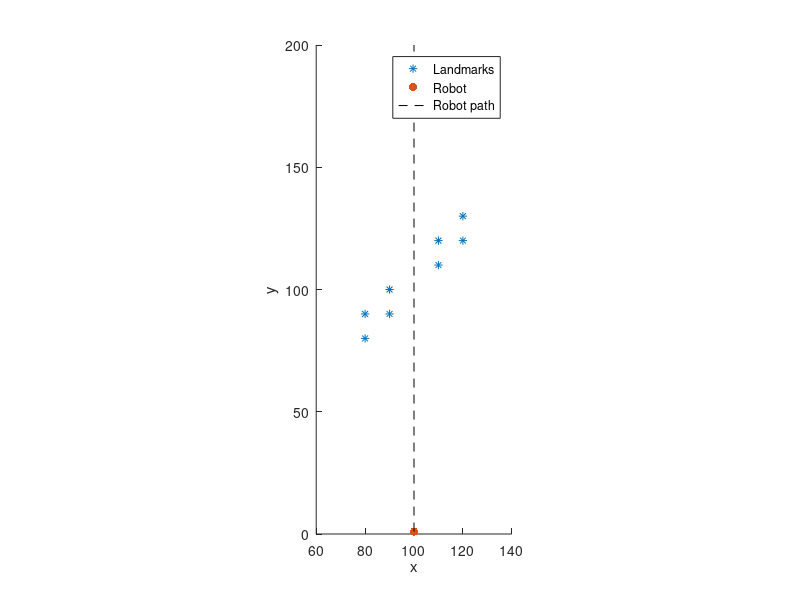
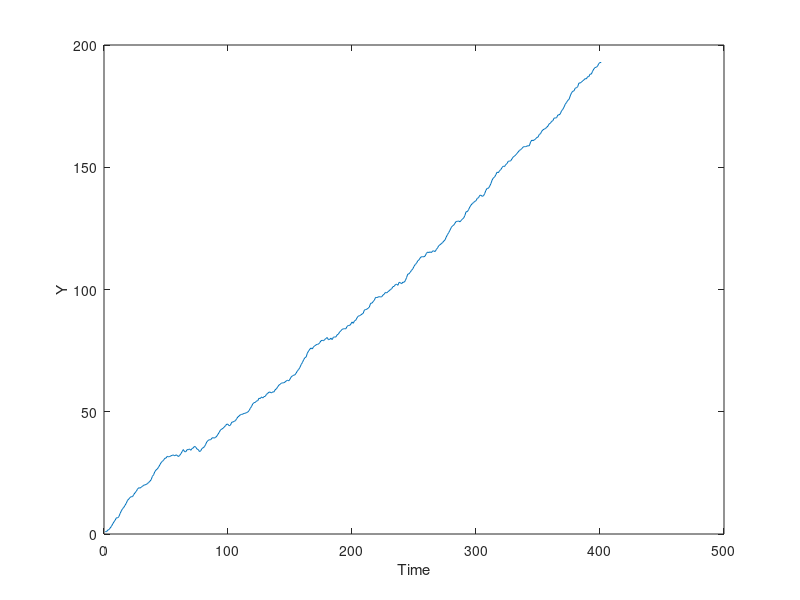

MATLAB code for these plots, in order: (Note: this script raises an error after producing the figures.)
clear all;
close all;
randn("seed",1);%unique to Octave

%robot starting initial conditions
robotX = 100;
robotY = 1;

spreadFromCenter=40;
xMin = 100-spreadFromCenter;
xMax=100+spreadFromCenter;
yMin=100-spreadFromCenter;
yMax=100+spreadFromCenter;

%landmarks on the map
xCoords = [80,90,110,120,80,90,110,120];
yCoords = [80,90,110,120,90,100,120,130];
pointNumber = length(xCoords);


h = figure;
hold on;
scatter(xCoords,yCoords,'*b');
scatter(robotX,robotY,'or','filled');
plot([robotX,robotX],[robotY,200],'k--')
legend('Landmarks','Robot','Robot path');
xlim([100-spreadFromCenter,100+spreadFromCenter]);
ylim([0,200]);
xlabel('x');
ylabel('y');
axis("equal")


timesteps = 400;
speed = 0.5;
next_func= @(coord,time) coord + [0;speed]; 
processNoiseCovariance = [0.00000000001,0;0,0.2];
movementCoords = zeros(2,timesteps+1);
movementCoords(1,1) = robotX;
movementCoords(2,1) = robotY;
for i=1:timesteps
	movementCoords(:,i+1) = next_func(movementCoords(:,i),i) + chol(processNoiseCovariance)'*randn(2,1); 
end

h = figure;
plot(1:(timesteps+1),movementCoords(2,:))
ylabel('Y')
xlabel('Time')


measurementRadius = 40;
angles = -1*ones(timesteps,pointNumber);
distances = -1*ones(timesteps,pointNumber); 
for i=1:timesteps
	curRobotX = movementCoords(1,i);
	curRobotY = movementCoords(2,i);	

	for j=1:pointNumber
		distance = norm([curRobotX;curRobotY] - [xCoords(j); yCoords(j)]); 
		if distance <= measurementRadius
			distances(i,j) = distance;  
			angles(i,j) = atan2( yCoords(j) - curRobotY , xCoords(j) - curRobotX);
		end	
	end
end
%add noise
angleCovariance = 0.004;
distanceCovariance = 0.2;
anglesNoisy = angles + randn(size(angles)).*sqrt(angleCovariance);
distancesNoisy = distances + randn(size(distances)).*sqrt(distanceCovariance);

%https://octave.sourceforge.io/geometry/
pkg load geometry %for plotting circle

%
landMarkDiscoveredCount = 0;
minMahalanobisDistance = 7;

%estimate location of discovered landmarks
landMarkMeans = {};
%estimate of angle and distance from robot to landmark
landMarkAngleDistances = {};
%associated covariance with landMarkAngleDIstances
landMarkCovariances = {};
%record of measurements 
landMarkMeasurements = {};
%record of all estimates
landMarkEstimates = {};


%creating animation to store images 
%can be a little slow in octave - remove saveas part 
%to just view it
h = figure;
hold on;
axis('equal');
xlim([100-spreadFromCenter,100+spreadFromCenter]);
ylim([0,200]);

for i=1:timesteps
	%current position of robot - here it is known 
	%next extension would let the position be unknown 
	%and the predict phase of the Kalman filter to deal with it
	curRobotX = movementCoords(1,i);
	curRobotY = movementCoords(2,i);	
	
	%there are a total pointNumber landmarks - which our robot has no idea.
	%However, we still have to cycle through all the landmarks at a given timestep
	%in order to simulate an incoming measurement based on measurementRadius value.
	for j=1:pointNumber
		if distances(i,j) ~= -1%-1 flag used to signify that landmark is not in range
			%landmark in measurementRadius range
			%convert the measured angle and distance to an X and Y position
			landmarkX = curRobotX + distancesNoisy(i,j)*cos(anglesNoisy(i,j)); 
			landmarkY = curRobotY + distancesNoisy(i,j)*sin(anglesNoisy(i,j));

			%variables to figure if landmark is new and if not then to 
			%which recorded one does it associate with
			landMarkIndex = 0;
			isNew = false;
			
			%compute distance between measured landmark and all other estimates
			minIndex = 1;
			minVal = -1; 
			for k=1:landMarkDiscoveredCount
				mahalanobisDistance = sqrt( ([landmarkX;landmarkY] - landMarkMeans{k})'
					*([landmarkX;landmarkY] - landMarkMeans{k}));
				if minVal == -1
					minVal = mahalanobisDistance;
				elseif minVal > mahalanobisDistance
					minVal = mahalanobisDistance;
					minIndex = k;
				end
			end
	
			
			if minVal == -1 || minVal > minMahalanobisDistance
				%-1 for first index
				%minVal > ... means that it is far away from all previous measurements
				isNew = true;
				landMarkDiscoveredCount = landMarkDiscoveredCount + 1;
				landMarkIndex = landMarkDiscoveredCount; 
			else
				%measurement is associated with estimate that already exists 
				landMarkIndex = minIndex;
			end

			if isNew ~= true
				%run Kalman filter's update phase 
				
				%to define current estimate we need to compute the angle and distance keeping 
				%in mind that the robot has moved since we computed the estimate last (we are updating
				%the estimate before running the update phase) 
				previous_position = landMarkMeans{landMarkIndex};
				C_measurement = [norm([curRobotX;curRobotY] - [previous_position(1); previous_position(2)]);
					atan2(previous_position(2) - curRobotY,previous_position(1) - curRobotX)];
				%our update phase deals in [distance;angle] format
				%which is converted in the previous calculation meaning
				%that we can set jacobian to the identity matrix
				C_jacobian = eye(2);
				

				%run the update phase
				[estimate_next, covariance_sqrt] = ddekf_update_phase(...
					chol([50*distanceCovariance,0;0,angleCovariance])',...
					chol(landMarkCovariances{landMarkIndex})',...
					C_jacobian,C_measurement,C_measurement,...
					[distancesNoisy(i,j);anglesNoisy(i,j)]);
					
				%store computed results
				landMarkAngleDistances{landMarkIndex} = estimate_next;
				landMarkCovariances{landMarkIndex} = covariance_sqrt*covariance_sqrt';
				landMarkMeans{landMarkIndex} = [curRobotX + estimate_next(1)*cos(estimate_next(2));...
					curRobotY + estimate_next(1)*sin(estimate_next(2))];
				landMarkMeasurements{landMarkIndex}(1:2,end+1) = [landmarkX;landmarkY];
				landMarkEstimates{landMarkIndex}(1:2,end+1) = [landMarkMeans{landMarkIndex}];
			else
				%in case landmark is new, then record results and intialise estimate and covariance 
				landMarkMeans{landMarkIndex} = [landmarkX;landmarkY];
				landMarkAngleDistances{landMarkIndex} = [distancesNoisy(i,j);anglesNoisy(i,j)]; 
				landMarkCovariances{landMarkIndex} = [2*distanceCovariance,0;0,angleCovariance*100];
				landMarkIndex = landMarkDiscoveredCount;
				landMarkMeasurements{landMarkIndex} =  [landmarkX;landmarkY];
				landMarkEstimates{landMarkIndex} = [landMarkMeans{landMarkIndex}];	
			end
		end
	end
	%plot results
	%continue %uncomment this line to avoid plotting - for computing results only
	
	
	for jj=1:landMarkDiscoveredCount
		for kk=1:length(landMarkMeasurements)
			ttmp = landMarkMeasurements{kk};
			scatter(ttmp(1,end),ttmp(2,end),'r','.')
		end
	end
	%scatter(xCoords,yCoords,'b','*'); %actual location of the landmarks
	f1 = drawCircle(curRobotX,curRobotY,measurementRadius,'g');
	f2 = scatter(curRobotX,curRobotY,'r','filled');
	f3 = plot([curRobotX,curRobotX],[curRobotY,200],'k--');
	
	tmpPlot = [];
	for jj=1:landMarkDiscoveredCount
		ttmp = landMarkMeans{jj};
		tmpPlot = [tmpPlot,scatter(ttmp(1),ttmp(2),"k")];
	end
	%%%REMOVE saveas line for speedup
	%saveas(h,strcat('output',num2str(i,'%04d')),'png');
	delete(f1);
	delete(f2);
	delete(f3);
	for jj=1:length(tmpPlot)
		delete(tmpPlot(jj));
	end
	
	pause(0.001)
end

